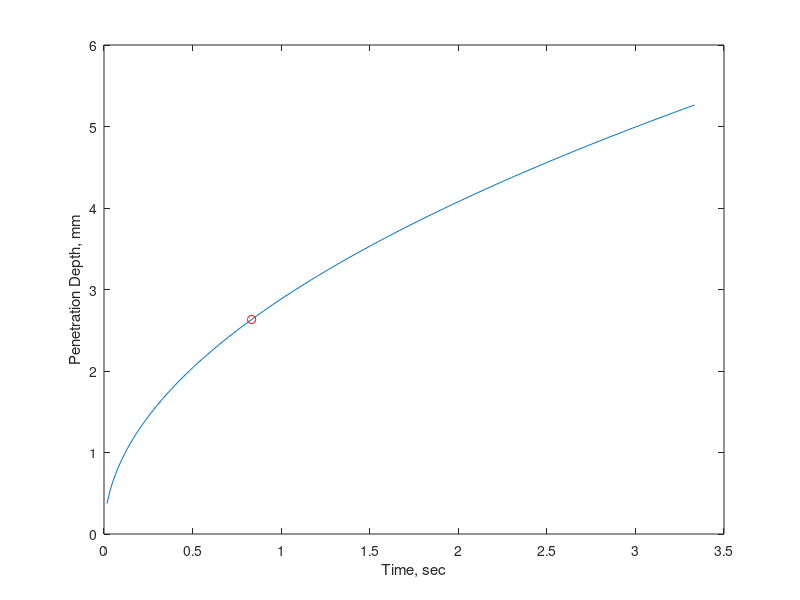

Write the MATLAB code that produced this figure.
clear all
clc

ampl = 0.080;   %amps
res = 16;       %ohms
L = 0.070;      %m, length of wire
q = ((ampl^2)*res)/L; %W/m, heat per unit length of wire

%t = linspace(0.001, 3, 1000);      %sec, heating/response time


l2 = 0.25;  %W/m-K, thermal conductivity of teflon at 25C


l1 = 71.6;  %W/m-K, thermal conductivity of Pt at 25C
c1 = (25.86)/195.08;%J/g-K
p1 = 21.86*100e3;%g/m3

l3 = 5;   %W/m-K, thermal conductivity of ice at 173 K
c3 = 1.3*1000; %J/kg-K
p3 = 925.4; %kg/m3

k1 = l1/(p1*c1);
%k1 = 71.6/0.13/21.45/(100)^3;   %m2/s, thermal diffusivity of Pt at 25C 
k2 = 0.124e-6;  %m2/s, thermal diffusivity of PTFE at 25C
k3 = l3/(p3*c3);
%k3 = 3.48/925.7/1.389/1000; %m2/s, thermal diffusivity of ice at 173 K

a = 1.27e-5;%m, radius of bare Pt wire
r0 = 1.397e-5;  %m, radius of wire with coating


k2=k3;
l2=l3;


for i=1:200
t(i)=i/60;
Lp(i)=(2*k3*t(i))^(1/2);
end
figure
plot(t,Lp*1000)
ylabel('Penetration Depth, mm')
xlabel('Time, sec')
hold on
plot(50/60,Lp(50)*1000,'or')
Lp(50)*1000


%G=vpa(F,6);
%below is approximate solution for large values of (k3*t)/r^2. 
%%%%%%%%%%%%%%%%%%%%%%%%%%%%%%%%%%%%%%%%%%%%%%%%%%%%%%%%%%%%%%%%%%%%%%%%%%%%%
% for i=1:101
%     r(i)=r0+(i-1)/10000;
%     A=log((4*k3*t)/(r0^2*D))+(2*l3/l2)*(log(r0/r(i)));
%     B=(1/t)*(((r1^2)/4)*(1/k2-1/(2*k1)));
%     C=((r0^2)/4)*(2/k3-2/k2+r(i)^2/(k2*r0^2));
%     E=(r1^2/(2*l2))*(l2/k2-l1/k1)*log(r0^2/(r1*r(i)));
%     F=(1/(2*l3))*(log((4*k3*t)/(r0^2*D)))*(r1^2*(l2/k2-l1/k1)+r0^2*(l3/k3-l2/k2));
% 
%     v(i)=(k3*t)/r(i)^2;
%     Delta_T(i)=(q/(4*pi*l3))*(A+B+C+E+F);
% 
% end
% 
% figure(4)
% plot(r-r0,Delta_T,'-r')
% figure(5)
% plot(r-r0,v,'-r');
% 